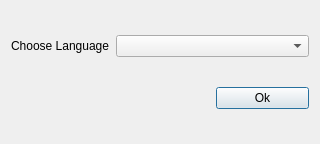
<?xml version="1.0" encoding="UTF-8"?>
<ui version="4.0">
 <class>ChooseLang</class>
 <widget class="QDialog" name="ChooseLang">
  <property name="geometry">
   <rect>
    <x>0</x>
    <y>0</y>
    <width>320</width>
    <height>144</height>
   </rect>
  </property>
  <property name="sizePolicy">
   <sizepolicy hsizetype="Expanding" vsizetype="Expanding">
    <horstretch>0</horstretch>
    <verstretch>0</verstretch>
   </sizepolicy>
  </property>
  <property name="maximumSize">
   <size>
    <width>320</width>
    <height>176</height>
   </size>
  </property>
  <property name="windowTitle">
   <string>SolarCalc - startup</string>
  </property>
  <property name="windowIcon">
   <iconset resource="resource.qrc">
    <normaloff>:/images/logo3.png</normaloff>:/images/logo3.png</iconset>
  </property>
  <layout class="QGridLayout" name="gridLayout">
   <item row="1" column="0">
    <widget class="QLabel" name="label">
     <property name="text">
      <string>Choose Language</string>
     </property>
    </widget>
   </item>
   <item row="1" column="1" colspan="2">
    <widget class="QComboBox" name="comboLang"/>
   </item>
   <item row="2" column="2">
    <widget class="QPushButton" name="okButton">
     <property name="text">
      <string>Ok</string>
     </property>
    </widget>
   </item>
   <item row="2" column="0">
    <widget class="QLabel" name="label_2">
     <property name="maximumSize">
      <size>
       <width>100</width>
       <height>100</height>
      </size>
     </property>
     <property name="text">
      <string/>
     </property>
     <property name="pixmap">
      <pixmap resource="resource.qrc">:/images/logo3.png</pixmap>
     </property>
     <property name="scaledContents">
      <bool>true</bool>
     </property>
    </widget>
   </item>
  </layout>
 </widget>
 <resources>
  <include location="resource.qrc"/>
 </resources>
 <connections/>
</ui>
